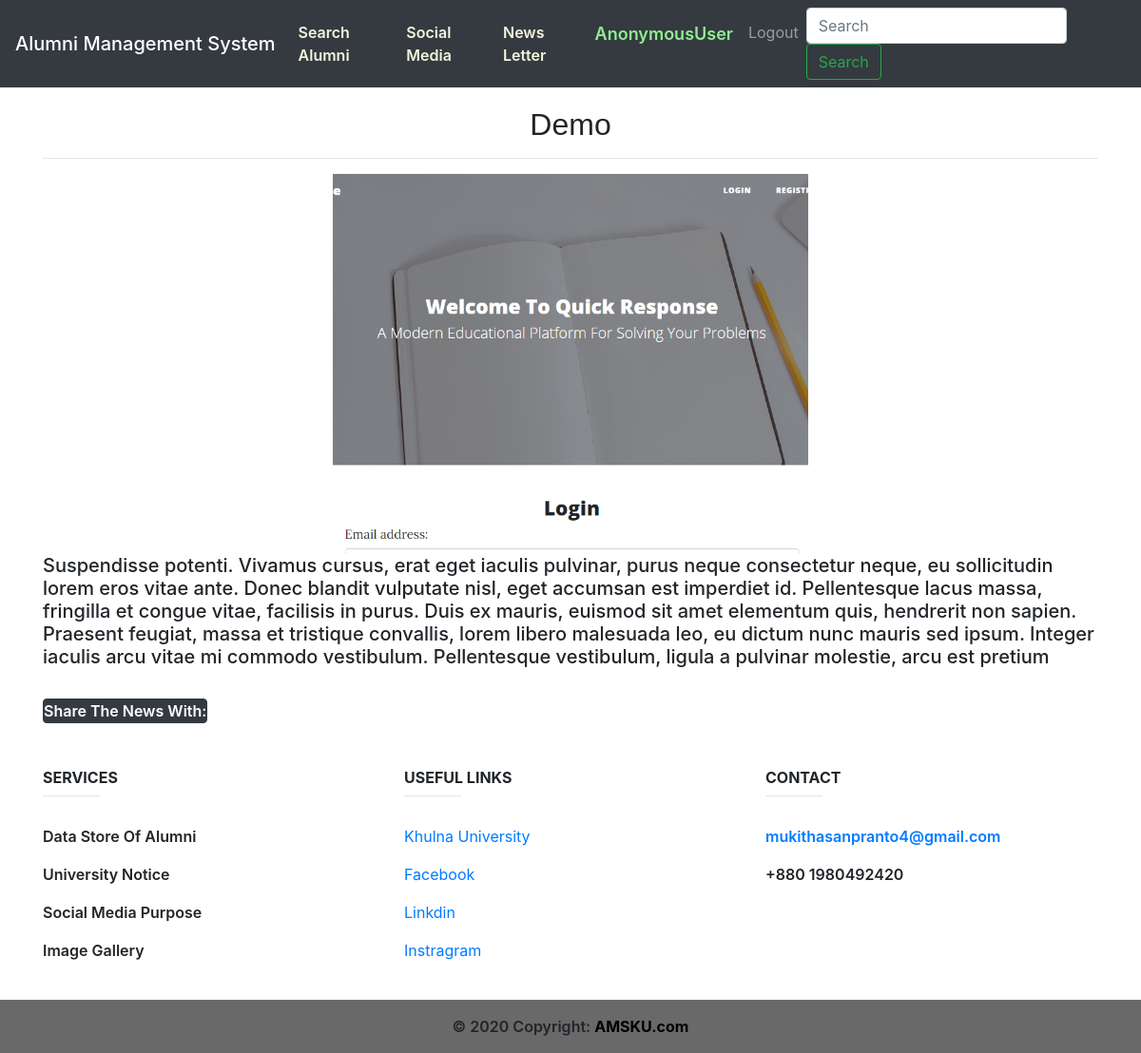
Page /news_letter/news/4/details/ on the committed database.
### news/models.py (models this page shows, shortened)
class News(models.Model):
    default_user = 1
    headline = models.CharField(max_length=200)
    description = models.TextField()
    image = models.FileField(upload_to='uploads/',blank=True)
    is_approved = models.BooleanField(default=False)
    news_letter = models.ForeignKey('News_Letter',on_delete=models.SET_NULL,blank=True,null=True,related_name='news')
    author = models.ForeignKey('alumni_profile.Alumni_Profile',default=default_user,on_delete=models.CASCADE)
    created_on = models.DateTimeField(auto_now_add=True)

### news/views.py (the view)
# urls.py: path('news/<int:id>/details/',news_details,name='news_details'),
def news_details(request,id):
    news = News.objects.get(pk=id)
    context = {
        'news':news,
    }
    return render(request,"news/news_details.html",context)

### alumni_fee/context_processors.py (called while the page is built)
def add_variable_to_context(request):
    year_fee = Fee_Info.objects.get()
    current_news_letter = News_Letter.objects.all().order_by('-start_date').first()
    return {
        'yearFee': year_fee.yearly_fee,
        'current_news_letter':current_news_letter,
    }

### templates/news/news_details.html (shortened to what this page needs)
{% extends "base.html" %}
{% load static %}
{% load social_share %}
{% block content %}
<div class="container text-center">
    <h2 style="padding-top: 20px;
    text-align: center;
    font-family: Impact, Haettenschweiler, 'Arial Narrow Bold', sans-serif;">{{news.headline}}</h2>
    <hr>
</div>
<div class="container">
    {% if news.image %}
    <div class="text-center">
        <img src="{{news.image.url}}" alt="" style="height: 400px; width: 500px; object-fit: cover;">
    </div>
    {% endif %}
    <h5>{{news.description}}</h5>
    <br>
    <div style="display: inline-flex;">
        <button class="btn btn-dark p-0" style="font-weight: 600;">Share The News With:</button>
    </div>
</div>
{% endblock %}

### templates/base.html (style rules this page uses)
* { box-sizing: border-box; }

### rows in the picture
News: headline "Demo", image (picture), description "Suspendisse potenti. Vivamus cursus, erat eget iaculis pulvinar, purus neque consectetur neque, eu sollicitudin lorem eros vitae ante. Donec blandit vulputate nisl, eget accumsan est imperdiet id. Pellentesque lacus massa, fringilla et congue vitae, facilisis in purus. Duis ex mauris, euismod sit amet elementum quis, hendrerit non sapien. Praesent feugiat, massa et tristique convallis, lorem libero malesuada leo, eu dictum nunc mauris sed ipsum. Integer iaculis arcu vitae mi commodo vestibulum. Pellentesque vestibulum, ligula a pulvinar molestie, arcu est pretium"

### other values in the picture
{{ request.user }} "AnonymousUser"
